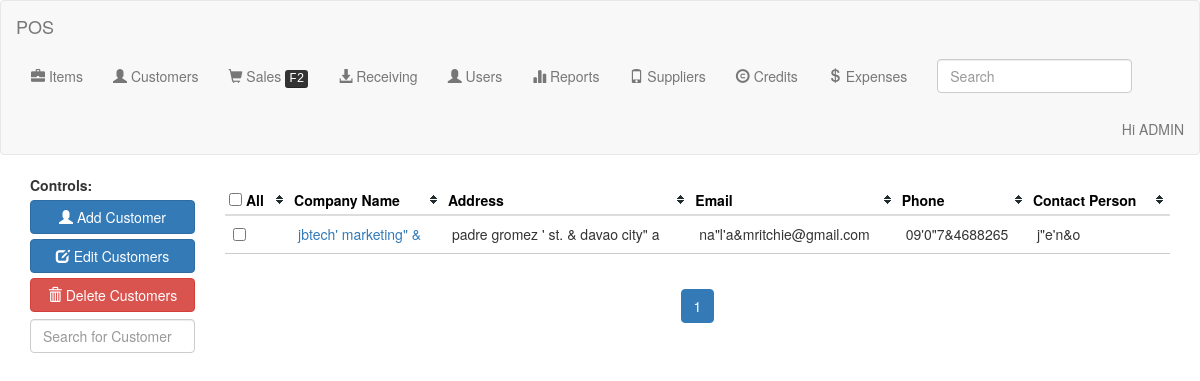
The page /customer (signed in) on the database its author committed.
### tables this page shows
CREATE TABLE `app_config` (
  `id` int(11) NOT NULL AUTO_INCREMENT,
  `app_name` varchar(50) NOT NULL,
  `type_payment` varchar(100) NOT NULL,
  `address` varchar(100) NOT NULL,
  `contact_number` varchar(100) NOT NULL,
  `app_company_name` varchar(100) NOT NULL,
  `maximum_items_displayed` float NOT NULL,
  `logo` text NOT NULL,
  PRIMARY KEY (`id`)
);

CREATE TABLE `tbl_users` (
  `accountID` int(255) NOT NULL AUTO_INCREMENT,
  `username` varchar(50) NOT NULL,
  `password` varchar(50) NOT NULL,
  `type` varchar(10) NOT NULL,
  `employee_name` varchar(50) NOT NULL,
  `themes` varchar(50) NOT NULL,
  `deleted` int(10) NOT NULL,
  `items` int(11) NOT NULL,
  `customers` int(11) NOT NULL,
  `sales` int(11) NOT NULL,
  `receiving` int(11) NOT NULL,
  `users` int(11) NOT NULL,
  `reports` int(11) NOT NULL,
  `suppliers` int(11) NOT NULL,
  `credits` int(11) NOT NULL,
  `expenses` int(11) NOT NULL,
  PRIMARY KEY (`accountID`)
);

CREATE TABLE `tbl_customer` (
  `customerID` int(255) NOT NULL AUTO_INCREMENT,
  `companyname` varchar(50) NOT NULL,
  `address` varchar(50) NOT NULL,
  `email` varchar(50) NOT NULL,
  `phone` varchar(50) NOT NULL,
  `contactperson` varchar(50) NOT NULL,
  `deleted` int(11) NOT NULL,
  `x2` varchar(11) NOT NULL,
  `x3` varchar(11) NOT NULL,
  PRIMARY KEY (`customerID`)
);

### customer.php (the view, shortened to what this page needs)
<?php
$page=@$_GET['page'];
include 'db.php';
?>
<!DOCTYPE html>
<html lang="en">
<head>
  <?php
  if(isset($themes)&&$themes!=''){
	  echo "<link rel='stylesheet' href='css/$themes'>";
  }else{
	  echo "<link rel='stylesheet' href='css/bootstrap.min.css'>";
  }
  ?>
  <link rel="stylesheet" href="style.css">
  <link rel="stylesheet" href="css/theme.default.min.css">
  <link rel="stylesheet" href="themes/smoothness/jquery-ui.css">
</head>
<body>
	   <nav class = "navbar navbar-default" role = "navigation" id='heading'>
	   <div class = "navbar-header">
		  <a class = "navbar-brand" href = "index"><?php echo $app_name; ?></a>
	   </div>
	   <div class = "collapse navbar-collapse" id = "example-navbar-collapse">
		  <ul class = "nav navbar-nav  navbar-left">
		  <?php
		  $header = new Template;
		  foreach ($list_modules as $module) {
			if($module==1){
				$badge_arg = $badge_i;
			}elseif($module==3){
				$badge_arg = $badge;
			}elseif($module==8){
				$badge_arg = $badge_credit;
			}else{
				$badge_arg = 0;
			}
			echo $header->header($module,$badge_arg,1);
		  }
		  ?>
		 <?php if($logged!=0){ ?>
		 <div class="form-group navbar-form navbar-right">
			<input type="text" class="form-control" placeholder="Search" name='search' id='search' autocomplete='off'><div id='item_results'></div>
		 </div>
		 <?php } ?>
		  </ul>
		  <?php
		  if($logged==0){ ?>
		  	<ul class='nav navbar-nav navbar-right'>
				<li><a href='login'><span class='glyphicon glyphicon-log-in'></span> Login</a></li>
			</ul>
		  <?php }else{ ?>
		  	<ul class='nav navbar-nav navbar-right'>
				<li>
					<a href='#' role='button'
					  data-container = 'body' data-toggle = 'popover' data-placement = 'bottom'
					  data-content = "
						<a href='settings' class = 'list-group-item'><span class='glyphicon glyphicon-cog'></span> Settings</a>
						<a href = 'maintenance' class = 'list-group-item'><span class='glyphicon glyphicon-hdd'></span> Maintenance</a><a href = 'logout' class = 'list-group-item'><span class='glyphicon glyphicon-log-out'></span> Logout</a><a href = '#' class = 'list-group-item shutdown'><span class='glyphicon glyphicon-off'></span> Shutdown</a>
					  ">
					Hi <?php echo $employee_name; ?></a></a>
				</li>
			</ul>
		  <?php }?>
		  </div>
	   </nav>
<div class="container-fluid">
  <div class='row'>
  	<div class='col-md-12 prints'>
	<?php
	if($logged==1||$logged==2){
	if($customers=='1'){
		?>
	<form action="customer" method='post'>
	<div class='col-md-2'>
	<label>Controls:</label>
	<span class='btn btn-primary btn-block' name='add' id='add'><span class='glyphicon glyphicon-user'></span> Add Customer</span>
	<?php if($type=='admin'){ ?>
	<button class='btn btn-primary btn-block' name='edit' type='submit'><span class='glyphicon glyphicon-edit'></span> Edit Customers</button>
	<button class='btn btn-danger btn-block' name='delete' type='submit' id='delete'><span class='glyphicon glyphicon-trash'></span> Delete Customers</button>
	<?php } ?>
	<input type='text' placeholder='Search for Customer' id='search_customer' autocomplete='off' class='search form-control' style='margin-top:.5em;'>
	</div>
	<div class='table-responsive col-md-10'>
	<table class='table table-hover tablesorter tablesorter-default' id='myTable'>
	 <thead>
	  <tr>
	   <th><input type="checkbox" id="select-all" class='select' value='all'> All</th>
	   <th>Company Name</th>
	   <th>Address</th>
	   <th>Email</th>
	   <th>Phone</th>
	   <th>Contact Person</th>
	  </tr>
	 </thead>
	 <tbody>
	 <?php
		if(!isset($page)){$page=1;}elseif($page<=0){$page=1;}
		$maxitem = $maximum_items_displayed;
		$limit = ($page*$maxitem)-$maxitem;
	 $query = "SELECT * FROM tbl_customer WHERE deleted = 0";
	 $query.=" ORDER BY companyname";
	 $numitemquery = mysql_query($query);
	 $numitem = mysql_num_rows($numitemquery);
	 $query.=" LIMIT $limit, $maxitem";
	 $itemquery = mysql_query($query);
	 		if(($numitem%$maxitem)==0){
				$lastpage=($numitem/$maxitem);
			}else{
				$lastpage=($numitem/$maxitem)-(($numitem%$maxitem)/$maxitem)+1;
			}
	 if(mysql_num_rows($itemquery)!=0){
		 while($itemrow=mysql_fetch_assoc($itemquery)){
			 $customerID = $itemrow["customerID"];
			 $companyname = $itemrow["companyname"];
			 $address = $itemrow["address"];
			 $email = $itemrow["email"];
			 $phone = $itemrow["phone"];
			 $contactperson = $itemrow["contactperson"];
			 echo "
			 <tr class='selected'>
			  <td><input type='checkbox' name='select[]' value='$customerID' class='select' ";
			  if(isset($_POST["select"])){
				  if(in_array($customerID,$_POST['select'])) echo 'checked';
			  }
			  echo "></td>
			  <td><a href='customer-purchases?id=$customerID'>$companyname</a></td>
			  <td>$address</td>
			  <td>$email</td>
			  <td>$phone</td>
			  <td>$contactperson</td>
			 </tr>
			 ";
		 }
	 }
	 ?>
	 </tbody>
	</table>
	<div class='text-center'>
<?php
			echo "<ul class='pagination prints'>
			";
			$url="?";
			for($i=$page;$i<=$lastpage;$i++){
				if($i==$page){
					echo "<li class='active'><a href = '#'>$i</a></li>";
				}else{
					echo "<li><a href = '".$url."page=$i'>$i</a></li>";
				}
			}
			echo "</ul><span class='page' >Page $page</span></div>";
			?>
	</div>
	</div>
	<?php
	}else{
		echo "<strong><center>You do not have the authority to access this module.</center></strong>";
	}
	}else{
		  	header("location:index");
	} ?>
	</div>
  </div>
</body>
</html>

### db.php (shortened to what this page needs)
<?php
if(isset($_COOKIE["LOGGED"])){
	$accountID = explode("c", $_COOKIE["LOGGED"]);
	$accountID = array_pop($accountID);
}elseif(isset($_SESSION['accountID'])){
	$accountID = $_SESSION['accountID'];
}
$type='';
			$configquery=mysql_query("SELECT * FROM app_config");
			if(mysql_num_rows($configquery)!=0){
				while($configrow=mysql_fetch_assoc($configquery)){
					$app_name=$configrow["app_name"];
					$maximum_items_displayed=$configrow["maximum_items_displayed"];
				}
			}else{
				$app_name = $type_payment = $address = $contact_number = $app_company_name = $maximum_items_displayed = $logo = "";
			}
			$timezone  = 0;
			$date_now =gmdate("m/d/Y", time() + 3600*($timezone+date("I")));
			$badge_credit_query = mysql_query("SELECT * FROM tbl_payments WHERE type_payment = 'CREDIT' AND date_due <= '".strtotime($date_now)."' AND deleted='0'");
			$badge_credit = mysql_num_rows($badge_credit_query);
			if($badge_credit==0){
				$badge_credit='';
			}
			$badge_i = 0;
			$badge_items_query = mysql_query("SELECT * FROM tbl_items WHERE deleted='0'");
			if(mysql_num_rows($badge_items_query)!=0){
				if($badge_i==0){
					$badge_i='';
				}
			}
if(isset($accountID)){
$accquery = mysql_query("SELECT * FROM tbl_users WHERE accountID='$accountID'");
if(mysql_num_rows($accquery)!=0){
	while($accrow=mysql_fetch_assoc($accquery)){
		$type=$accrow["type"];
		$employee_name=$accrow["employee_name"];
		$themes=$accrow["themes"];
		$items=$accrow["items"];
		$customers=$accrow["customers"];
		$sales=$accrow["sales"];
		$receiving=$accrow["receiving"];
		$users=$accrow["users"];
		$reports=$accrow["reports"];
		$suppliers = $accrow["suppliers"];
		$credits = $accrow["credits"];
		$expenses = $accrow["expenses"];
		($items==1?$items_module = 1:$items_module = 0);
		($customers==1?$customers_module = 2:$customers_module = 0);
		($sales==1?$sales_module = 3:$sales_module = 0);
		($receiving==1?$receiving_module = 4:$receiving_module = 0);
		($users==1?$users_module = 5:$users_module = 0);
		($reports==1?$reports_module = 6:$reports_module = 0);
		($suppliers==1?$suppliers_module = 7:$suppliers_module = 0);
		($credits==1?$credits_module = 8:$credits_module = 0);
		($expenses==1?$expenses_module = 9:$expenses_module = 0);
		$list_modules = array($items_module,$customers_module,$sales_module,$receiving_module,$users_module,$reports_module,$suppliers_module,$credits_module,$expenses_module,10,11);
		$list_modules = array_unique($list_modules);
	}
	if($type=='admin'){
		$logged=2;
	}else{
		$logged=1;
	}
}else{
	$logged=0;
}
}else{
	$logged=0;
	$type='';
}
class Template
{
	public function header($module,$badge,$display){
		$display_string = " ";
		$no_display_string = "";
		($badge==0?$badge="":false);
		switch ($module) {
			case '1':
				$string_to_display = "Items";
				($display==1?$display_string=$string_to_display:$display_string=$string_to_display[0]);
				($display==1?false:$no_display_string="data-balloon='".$string_to_display."' data-balloon-pos='down'");
				return "<li $no_display_string id='$string_to_display'><a href='item' tabindex='-1'><span class = 'glyphicon glyphicon-briefcase'></span> $display_string <span class = 'badge'>$badge</span></a></li>";
				break;
			case '2':
					$string_to_display = "Customers";
				($display==1?$display_string=$string_to_display:$display_string=$string_to_display[0]);
				($display==1?false:$no_display_string="data-balloon='".$string_to_display."' data-balloon-pos='down'");
				return "<li $no_display_string id='$string_to_display'><a href='customer' tabindex='-1'><span class = 'glyphicon glyphicon-user'></span> $display_string </a></li>";
				break;
			case '3':
				$string_to_display = "Sales";
				($display==1?$display_string=$string_to_display:$display_string=$string_to_display[0]);
				($display==1?false:$no_display_string="data-balloon='".$string_to_display."' data-balloon-pos='down'");
				return "<li $no_display_string id='$string_to_display'><a href='sales' tabindex='-1'><span class = 'glyphicon glyphicon-shopping-cart'></span> $display_string <kbd>F2</kbd> <span class = 'badge'>$badge</span> </a></li>";
				break;
			case '4':
				$string_to_display = "Receiving";
				($display==1?$display_string=$string_to_display:$display_string=$string_to_display[0]);
				($display==1?false:$no_display_string="data-balloon='".$string_to_display."' data-balloon-pos='down'");
				return "<li $no_display_string id='$string_to_display'><a href='receiving' tabindex='-1'><span class = 'glyphicon glyphicon-download-alt'></span> $display_string </a></li>";
				break;
			case '5':
				$string_to_display = "Users";
				($display==1?$display_string=$string_to_display:$display_string=$string_to_display[0]);
				($display==1?false:$no_display_string="data-balloon='".$string_to_display."' data-balloon-pos='down'");
				return "<li $no_display_string id='$string_to_display'><a href='users' tabindex='-1'><span class = 'glyphicon glyphicon-user'></span> $display_string </a></li>";
				break;
			case '6':
				$string_to_display = "Reports";
				($display==1?$display_string=$string_to_display:$display_string=$string_to_display[0]);
				($display==1?false:$no_display_string="data-balloon='".$string_to_display."' data-balloon-pos='down'");
				return "<li $no_display_string id='$string_to_display'><a href='reports' tabindex='-1'><span class = 'glyphicon glyphicon-stats'></span> $display_string <span class = 'badge'>$badge</span></a></li>";
				break;
			case '7':
				$string_to_display = "Suppliers";
				($display==1?$display_string=$string_to_display:$display_string=$string_to_display[0]);
				($display==1?false:$no_display_string="data-balloon='".$string_to_display."' data-balloon-pos='down'");
				return "<li $no_display_string id='$string_to_display'><a href='suppliers' tabindex='-1'><span class='glyphicon glyphicon-phone'></span> $display_string </a></li>";
				break;
			case '8':
				$string_to_display = "Credits";
				($display==1?$display_string=$string_to_display:$display_string=$string_to_display[0]);
				($display==1?false:$no_display_string="data-balloon='".$string_to_display."' data-balloon-pos='down'");
				return "<li $no_display_string id='$string_to_display'><a href='credits' tabindex='-1'><span class = 'glyphicon glyphicon-copyright-mark'></span> $display_string <span class='badge'>$badge</span></a></li>";
				break;
			case '9':
				$string_to_display = "Expenses";
				($display==1?$display_string=$string_to_display:$display_string=$string_to_display[0]);
				($display==1?false:$no_display_string="data-balloon='".$string_to_display."' data-balloon-pos='down'");
				return "<li $no_display_string id='$string_to_display'><a href='expenses' tabindex='-1'><span class='glyphicon glyphicon-usd'></span> $display_string </a></li>";
				break;
			default:
				return "";
				break;
		}
	}
}
?>

### rows shown on the page
app_config: app_name "POS"
tbl_users: employee_name "ADMIN"
tbl_customer: companyname "jbtech' marketing\" &", address "padre gromez ' st. & davao city\" a", email "na\"l'a&mritchie@gmail.com", phone "09'0\"7&4688265", contactperson "j\"e'n&o"
